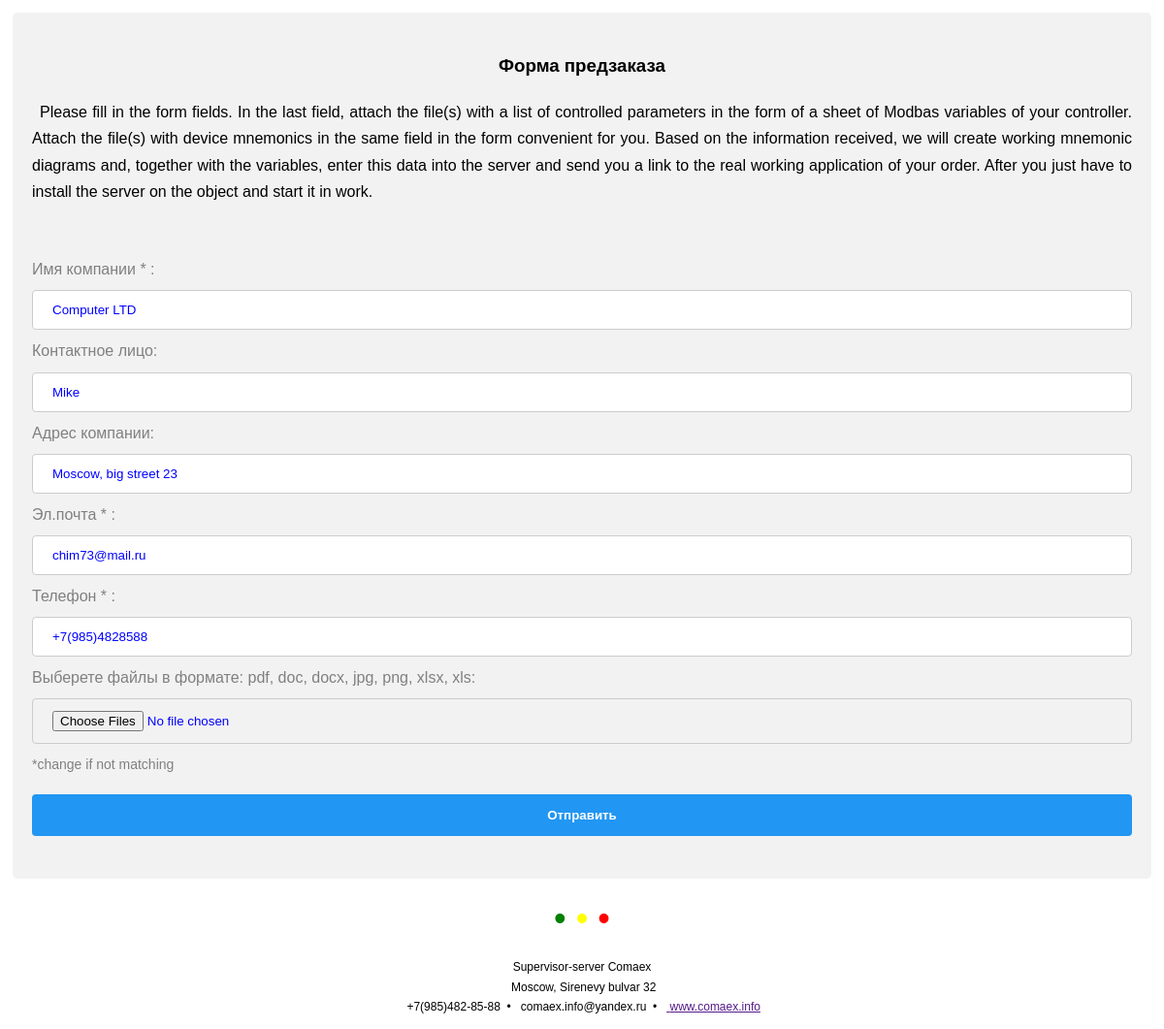
Screenshot of /ru/email/preorder/ea50c4bb29b7456abf676cccdd18b37b with the database file from the repository.
### clients/models.py (models this page shows, shortened)
class Clients(models.Model):
    uuid           = models.UUIDField(primary_key=True, default=uuid.uuid4, editable=True,
                                      help_text=_("UUID Number"))
    company        = models.CharField(max_length=120, verbose_name=_('Company name'))
    slug           = models.SlugField(unique=False, verbose_name=_('Slug'), help_text=_("Slug"))
    address        = models.CharField(max_length=240, blank=True, verbose_name=_('Company address'))
    email          = models.EmailField(max_length=120, unique=True,  verbose_name=_('Company email'))
    email2         = models.EmailField(max_length=120, blank=True, null=True, verbose_name=_('Contact email'))
    phone          = models.CharField(max_length=120, blank=True, verbose_name=_('Phone'))
    about          = models.TextField(max_length=500, blank=True, default='', verbose_name=_('About company'))
    area           = models.CharField(max_length=120, blank=True, verbose_name=_('Field of activity'))
    category       = models.CharField(max_length=30, default='HVAC', choices=settings.CATEGORIES,
                                      verbose_name=_('Category'), help_text=_("Select category"))
    language       = models.CharField(max_length=30, default='RU', choices=settings.LANG,
                                      verbose_name=_('Language'), help_text=_("Select language"))
    persons        = models.CharField(max_length=120, blank=True, default='', verbose_name=_('Company persons'))
    created        = models.DateTimeField(auto_now_add=True, verbose_name=_('Created'))
    last_post      = models.DateTimeField(blank=True, null=True, verbose_name=_('Last post'))
    enable_mailing = models.BooleanField(default=True, verbose_name=_('Emailing'))
    interested     = models.BooleanField(default=False, verbose_name=_('Interest'))
    preorder       = models.BooleanField(default=False, verbose_name=_('Preorder'))
    counter        = models.PositiveSmallIntegerField(default=0, verbose_name=_('Tick counter'),
                                                      help_text=_("Number of tick made"))
    count          = models.PositiveSmallIntegerField(default=0, verbose_name=_('Email counter'),
                                                      help_text=_("Number of email sent"))
    bid            = models.PositiveIntegerField(default=10000, verbose_name=_('Bid'),
                                                 help_text=_("Bid made by client"))
    error_mailing  = models.CharField(max_length=360, blank=True, default='',
                                      verbose_name=_('Emailing report'))
    file           = models.FileField(upload_to=upload_image_path, blank=True, null=True,
                                      verbose_name=_('File'), help_text=_("File from client"))
    filepath       = models.CharField(max_length=120, blank=True, verbose_name=_('Path to downloaded files'))
    flag           = models.BooleanField(default=False, verbose_name=_('Flag'))
    objects = ClientsManager()
    class Meta:
        app_label = 'clients'
        verbose_name = _('Clients')
        verbose_name_plural = _('Clients')

### clients/views.py (the view, shortened to what this page needs)
# urls.py: path('preorder/<uuid>', ClientsPreorderView.as_view(), name='preorder'),
class ClientsPreorderView(RequestFormAttachMixin, FormView):
    form_class = PreorderForm
    template_name = 'base/preorder.html'
    def get_context_data(self, *args, **kwargs):
        try:
            client = Clients.objects.get(uuid=self.kwargs['uuid'])
        except Clients.DoesNotExist:
            raise Http404("Client does not exist")
        translation.activate(client.language.lower())
        context = super(ClientsPreorderView, self).get_context_data(*args, **kwargs)
        context['introduction'] = mark_safe(settings.PREORDER)
        context['asterisk'] = mark_safe(settings.ASTERISK)
        return get_common_context(client.category, context)

### clients/views.py (called while the page is built)
def get_common_context(category, context):
    msg = {}
    msg.update(settings.MSG)
    if hasattr(settings, category):
        msg.update(getattr(settings, category))
    context['title'] = msg['title']
    context['addr'] = msg['addr']
    context['mobile'] = msg['mobile']
    context['mail'] = msg['mail']
    context['domain'] = msg['domain']
    context['shape'] = msg['shape']
    return context

### mysite/mixins.py (called while the page is built)
    def get_form_kwargs(self):
        kwargs = super(RequestFormAttachMixin, self).get_form_kwargs()
        kwargs['request'] = self.request
        return kwargs

### mysite/base/templates/base/preorder.html (shortened to what this page needs)
{% extends "base/alert.html" %}
{% load i18n %}
{% block core %}
<td>
    <div class="container">
    <h3>{{shape}}</h3>
        {{introduction}}<br>
    <form method='POST' enctype="multipart/form-data" style="padding-top:16px">
       {% for field in form %}
          {{ field.label_tag }}
               {{ field }}
       {% endfor %}
          {{asterisk}}
        <input type="submit" value="{% trans 'Send' %}"><br>
   </form>
    </div>
</td>
{% endblock core %}

### mysite/base/templates/base/alert.html (shortened to what this page needs)
{% load i18n %}
<html>
<head>
</head>
<body>
     {% language lang %}
<table class='fixed'>
     <col width="width:100%" />
  <tr id='center'>
      {% block core %}{% endblock core %}
    </tr>
  <tr id='bulls'>
    <td style='width:50%'>
        <span style='color:green'>&bull;</span>
        <span style='color:yellow'>&bull;</span>
        <span style='color:red'>&bull;</span>
      </td>
  </tr>
  <tr id='footer'>
      <td style='font-size: 12px'>
          <span>{{title}}</span><br>
          <span><img src="{{address}}"> {{addr}}<br>
          <span id="symbol" style='color:red'><img src="{{phone}}"></span>&nbsp;{{mobile}} &nbsp;&bull;&nbsp;
          <span id="symbol"><img src="{{email}}"></span> {{mail}} &nbsp;&bull;&nbsp;
          <span id="symbol"><img src="{{website}}"></span> <a href="{{host}}" title="{% trans 'Visit website' %}" target="_blank">&nbsp;{{domain}}</a></span><br>
      </td>
  </tr>
</table>
 {% endlanguage %}
</body>
</html>

### mysite/base/templates/base/alert.html (style rules this page uses)
table.fixed { table-layout:fixed; }
table.fixed td { overflow: hidden; }
table { font-family: arial, sans-serif; border-collapse: collapse; width: 100%; }
td, th { text-align: center; padding: 5px; line-height: 1.7; }
p { text-align: left; margin: 10px 0px 10px 0px; }
#footer { border-color: gainsboro; border-width: 2px 0px 0px 0px; margin-top: 7px; }
#bulls { font-size: 36px; }
input[type=text], input[type=number], input[type=file], select { width: 100%; color: blue; font-weight: 500; padding: 12px 20px; margin: 8px 0; display: block; border: 1px solid #ccc; border-radius: 4px; box-sizing: border-box; }
input[type=submit] { width: 100%; font-weight: 700; background-color: #2196F3; color: white; padding: 14px 20px; margin: 8px 0; border: none; border-radius: 4px; cursor: pointer; }
label { display: block; text-align: left; color: gray; }
div.container { border-radius: 5px; background-color: #f2f2f2; padding: 20px; }

### rows the page displays
Clients: form "Computer LTD" "Mike" "Moscow, big street 23" "chim73@mail.ru" "+7(985)4828588"

### other values shown
{{ shape }} "Форма предзаказа"
{{ field.label_tag }} "Имя компании * :" "Контактное лицо:" "Адрес компании:" "Эл.почта * :" "Телефон * :" "Выберете файлы в формате: pdf, doc, docx, jpg, png, xlsx, xls:"
{{ asterisk }} "*change if not matching"
{{ title }} "Supervisor-server Comaex"
{{ addr }} "Moscow, Sirenevy bulvar 32"
{{ mobile }} "+7(985)482-85-88"
{{ mail }} "comaex.info@yandex.ru"
{{ domain }} "www.comaex.info"
